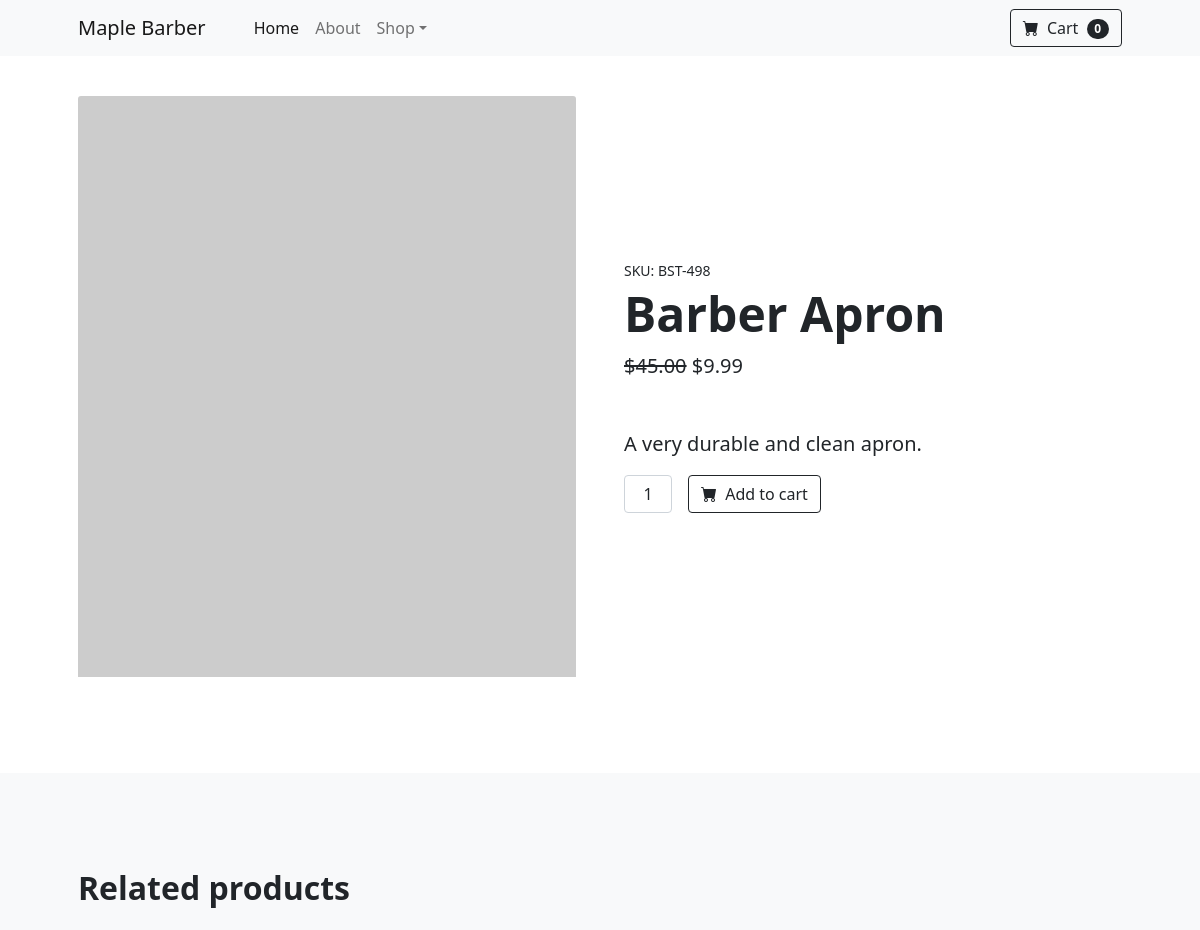
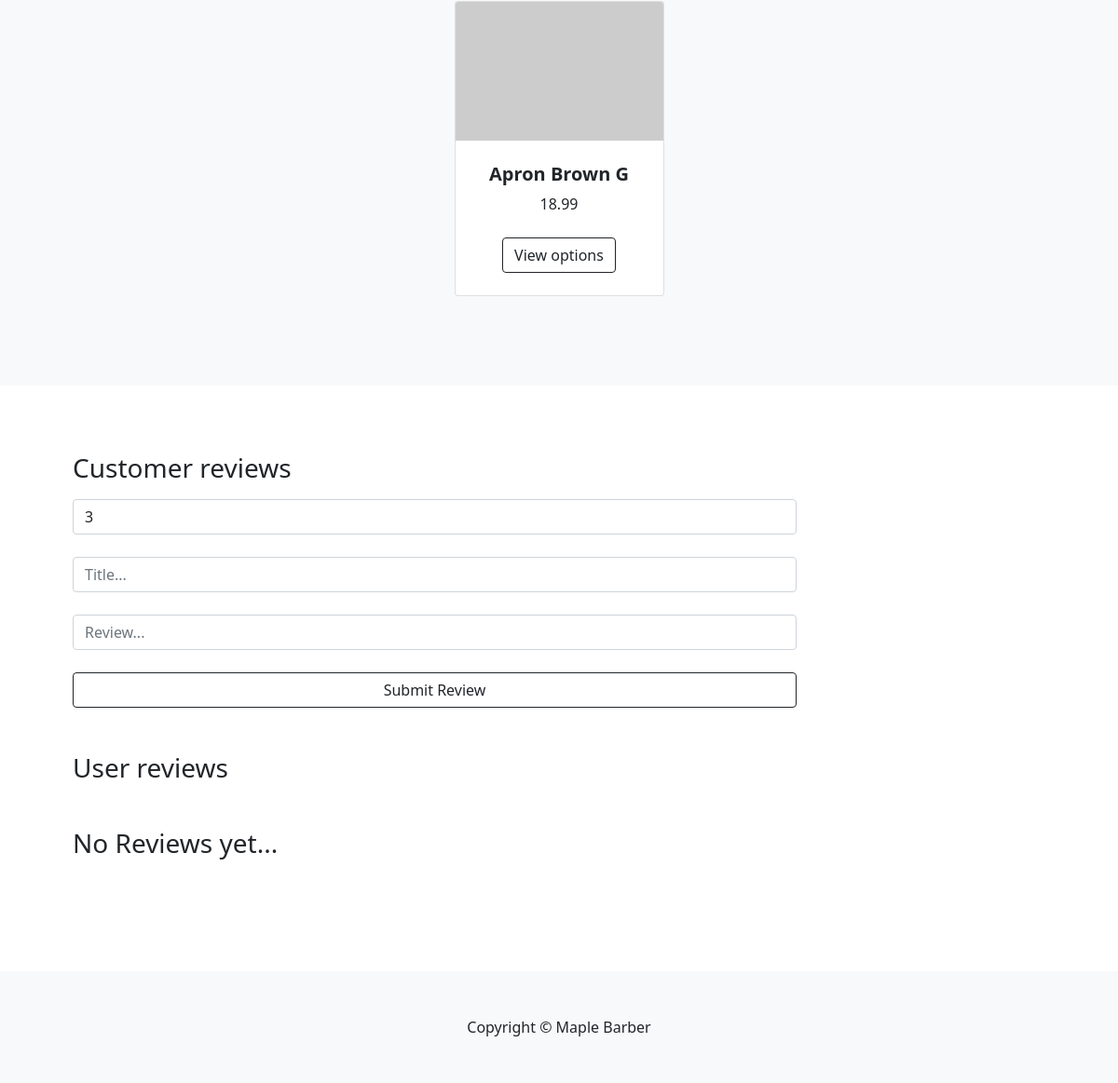
Page /product/1 on the committed database (2 pictures, top to bottom).
### core/models.py (models this page shows, shortened)
class Product(models.Model):
    name = models.CharField(max_length=255, null=True)
    slug = models.SlugField(max_length=255, unique=True, null=True, blank=True)
    price = models.FloatField()
    description = models.TextField(null=True, blank=True)
    category = models.ForeignKey(Category, on_delete=models.CASCADE, null=True)
    image = models.ImageField(height_field=None, width_field=None, max_length=255, null=True)
    stock = models.IntegerField()
    physical = models.BooleanField(default=True, null=True, blank=False)

### core/views.py (the view)
# urls.py: path('product/<str:key>', views.product, name='product'),
def product(request, key):
    product = models.Product.objects.get(id=key)
    related_products = models.Product.objects.filter(category=product.category).exclude(id=key)[:4]
    if request.method == 'POST':
        rating = request.POST.get('rating', 3)
        title = request.POST.get('title', '')
        comment = request.POST.get('comment', '')
        review = models.Review.objects.create(product=product, user=request.user, rating=rating, title=title, comment=comment)
        return redirect(request.path_info)
    return render(request, 'core/product.html', {'product' : product, 'products' : related_products })

### core/templates/core/product.html (shortened to what this page needs)
{% extends 'core/index.html' %}
{% load static %}
{% block page %}
<section class="py-5">
    <div class="container px-4 px-lg-5 my-5">
        <div class="row gx-4 gx-lg-5 align-items-center">
            <div class="col-md-6"><img class="card-img-top mb-5 mb-md-0" src="https://dummyimage.com/600x700/dee2e6/6c757d.jpg" alt="..." /></div>
            <div class="col-md-6">
                <div class="small mb-1">SKU: BST-498</div>
                <h1 class="display-5 fw-bolder">{{product.name}}</h1>
                <div class="fs-5 mb-5">
                    <span class="text-decoration-line-through">$45.00</span>
                    <span>${{product.price}}</span>
                </div>
                <p class="lead">{{ product.description }}</p>
                <div class="d-flex">
                    <input class="form-control text-center me-3" id="inputQuantity" type="num" value="1" style="max-width: 3rem" />
                    <button class="btn btn-outline-dark flex-shrink-0" type="button">
                        <i class="bi-cart-fill me-1"></i>
                        Add to cart
                    </button>
                </div>
            </div>
        </div>
    </div>
</section>
<section class="py-5 bg-light">
    <div class="container px-4 px-lg-5 mt-5">
        <h2 class="fw-bolder mb-4">Related products</h2>
        <div class="row gx-4 gx-lg-5 row-cols-2 row-cols-md-3 row-cols-xl-4 justify-content-center">
            {% for product in products %}
            <div class="col mb-5">
                <div class="card h-100">
                    <img class="card-img-top" src="https://dummyimage.com/450x300/dee2e6/6c757d.jpg" alt="..."/>
                    <div class="card-body p-4">
                        <div class="text-center">
                            <h5 class="fw-bolder">{{ product.name }}</h5>
                            {{ product.price }}
                        </div>
                    </div>
                    <div class="card-footer p-4 pt-0 border-top-0 bg-transparent">
                        <div class="text-center"><a class="btn btn-outline-dark mt-auto" href="#">View options</a></div>
                    </div>
                </div>
            </div>
            {% endfor %}
        </div>
    </div>
</section>
<section class="py-4">
    <div class="container px-4 px-lg-5 my-5">
        <div class="row">
            <div class="col-md-9">
                <form action="" method="POST" enctype="multipart/form-data">
                    <h3>Customer reviews</h3>
                    <div class="mt-3">
                        <select class="form-control" name='rating'>
                            <option value="1" selected>3</option>
                        </select>
                        <br>
                        <input type="text" class="form-control" name="title" placeholder="Title...">
                        <br>
                        <input name="comment" class="form-control" row="4" placeholder="Review..."> </input>
                        <br>
                        <input type="submit" class="form-control btn btn-outline-dark mt-auto" value="Submit Review">
                    </div>
                </form>
            </div>
        </div>
        <h3 class="mt-5">User reviews</h3>
        {% for review in product.reviews.all %}
        <h4>{{review.title }}</h4>
        <p>{{review.comment }}</p>
        {% empty %}
        <h3 class="mt-5">No Reviews yet...</h3>
        {% endfor %}
    </div>
</section >
</body>
{% endblock page %}

### rows in the picture
Product: name "Barber Apron", price "9.99", description "A very durable and clean apron."
Product: name "Apron Brown G", price "18.99"
